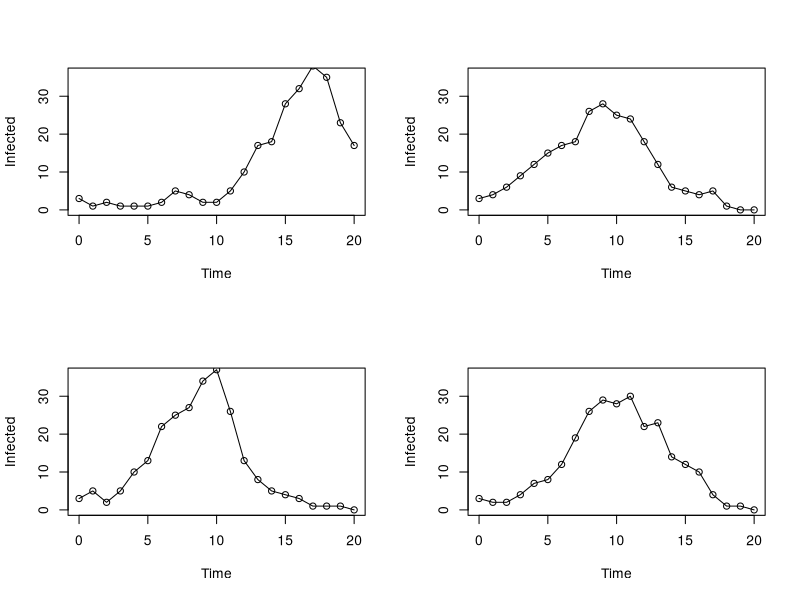

Recreate this plot in R.
# ReedFrost.R
# Exercise 1.25
# Simulate graphs in Figure 1.2

par(mfrow=c(2,2))
#set.seed(12)
for (k in 1:4) {
    z = 0.004
    steps  <- 21
    sus <- numeric(steps)
    inf <- numeric(steps)
    sus[1] <- 400
    inf[1] <- 3
    
    for (t in 1:(steps-1)) {
        inf[t+1] <- rbinom(1, sus[t], 1-(1-z)^inf[t])
        sus[t+1] <- sus[t] - inf[t+1]
    }
    
    plot((0:(steps-1)),inf,type="o",yaxt="n",ylim=c(0,36),xlab="Time",ylab="Infected")
    axis(2,at=c(0,10,20,30))
}
#seed: 12